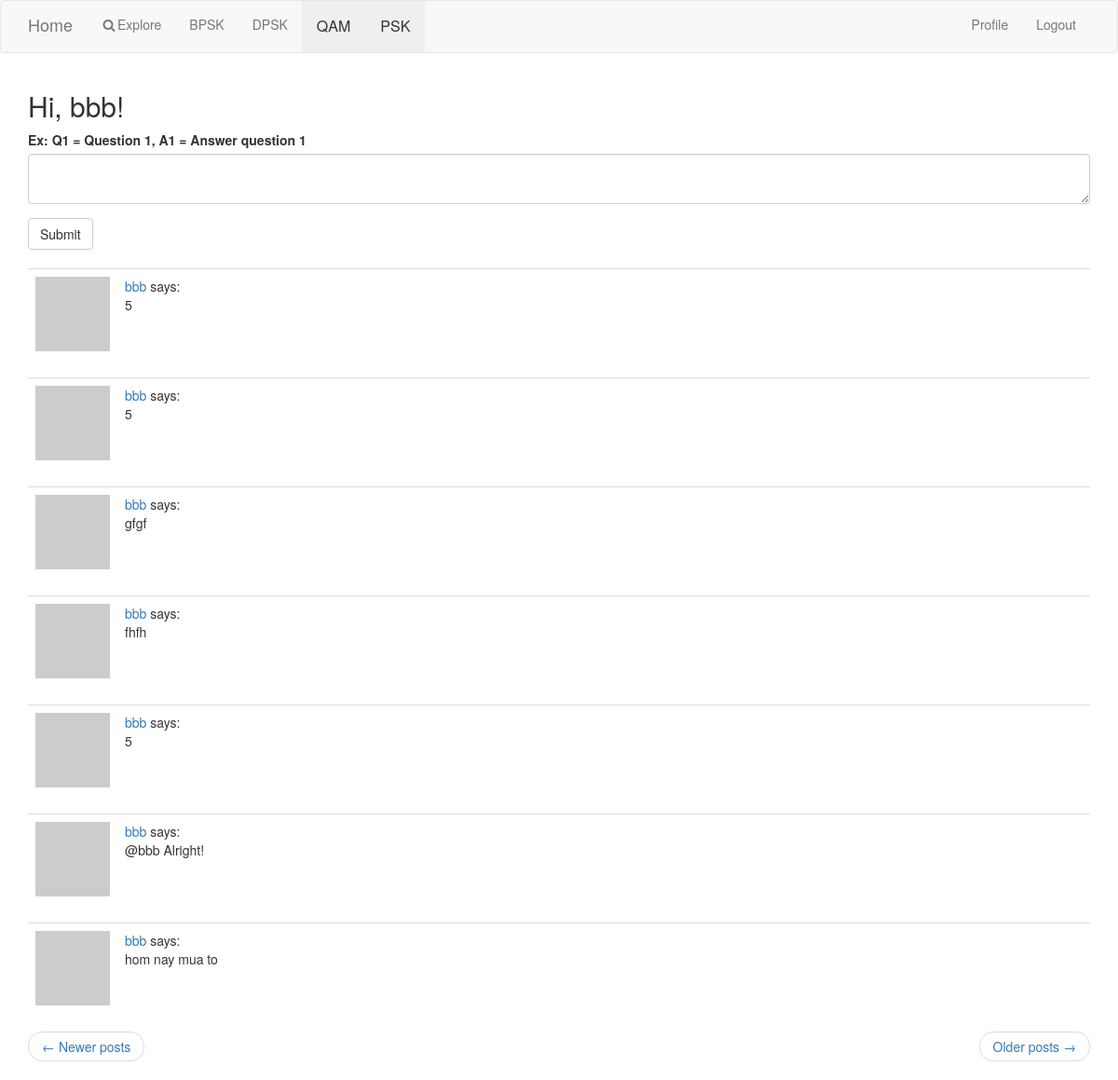
The app's page /explore?page=3 (signed in) with its own data.
### app/models.py (models this page shows, shortened)
class User(UserMixin, db.Model):
    id = db.Column(db.Integer, primary_key=True)
    username = db.Column(db.String(64), index=True, unique=True)
    email = db.Column(db.String(120), index=True, unique=True)
    password_hash = db.Column(db.String(128))
    posts = db.relationship('Post', backref='author', lazy='dynamic')
    says = db.relationship('Say', backref='author', lazy='dynamic')
    about_me = db.Column(db.String(140))
    last_seen = db.Column(db.DateTime, default=datetime.utcnow)
    followed = db.relationship(
        'User', secondary=followers,
        primaryjoin=(followers.c.follower_id == id),
        secondaryjoin=(followers.c.followed_id == id),
        backref=db.backref('followers', lazy='dynamic'), lazy='dynamic')
    def avatar(self, size):
        digest = md5(self.email.lower().encode('utf-8')).hexdigest()
        return 'https://www.gravatar.com/avatar/{}?d=identicon&s={}'.format(
            digest, size)

class Say(db.Model):
    id = db.Column(db.Integer, primary_key=True)
    body = db.Column(db.String(140))
    timestamp = db.Column(db.DateTime, index=True, default=datetime.utcnow)
    user_id = db.Column(db.Integer, db.ForeignKey('user.id'))

### app/routes.py (the view)
@app.route('/explore', methods=['GET', 'POST'])
@login_required
def explore():
    form = SayForm()
    if form.validate_on_submit():
        say = Say(body=form.say.data, author=current_user)
        db.session.add(say)
        db.session.commit()
        flash('Your post is now live!')
        return redirect(url_for('explore'))
    page = request.args.get('page', 1, type=int)
    says = Say.query.order_by(Say.timestamp.desc()).paginate(
        page, app.config['SAYS_PER_PAGE'], False)
    next_url = url_for('explore', page=says.next_num) \
        if says.has_next else None
    prev_url = url_for('explore', page=says.prev_num) \
        if says.has_prev else None
    return render_template('explore.html', title='Explore', form=form,
                           says=says.items, next_url=next_url,
                           prev_url=prev_url)

### app/forms.py
class SayForm(FlaskForm):
    say = TextAreaField('Ex: Q1 = Question 1, A1 = Answer question 1', validators=[
        DataRequired(), Length(min=1, max=500)])
    submit = SubmitField('Submit')

### app/models.py (called while the page is built)
@login.user_loader
def load_user(id):
    return User.query.get(int(id))

### app/routes.py (called while the page is built)
@app.before_request
def before_request():
    if current_user.is_authenticated:
        current_user.last_seen = datetime.utcnow()
        db.session.commit()
    g.locale = str(get_locale())

### app/templates/explore.html
{% extends "base.html" %}
{% import 'bootstrap/wtf.html' as wtf %}
{% block app_content %}
    <h2>Hi, {{ current_user.username }}!</h2>
    {% if form %}
    {{ wtf.quick_form(form) }}
    <br>
    {% endif %}
    {% for say in says %}
        {% include '_say.html' %}
    {% endfor %}
    <nav aria-label="...">
        <ul class="pager">
            <li class="previous{% if not prev_url %} disabled{% endif %}">
                <a href="{{ prev_url or '#' }}">
                    <span aria-hidden="true">&larr;</span> Newer posts
                </a>
            </li>
            <li class="next{% if not next_url %} disabled{% endif %}">
                <a href="{{ next_url or '#' }}">
                    Older posts <span aria-hidden="true">&rarr;</span>
                </a>
            </li>
        </ul>
    </nav>
{% endblock %}

### app/templates/_say.html
    <table class="table table-hover">
        <tr>
            <td width="70px">
                <a href="{{ url_for('user', username=say.author.username) }}">
                    <img src="{{ say.author.avatar(70) }}" />
                </a>
            </td>
            <td>
                <a href="{{ url_for('user', username=say.author.username) }}">
                    {{ say.author.username }}
                </a>
                says:
                <br>
                {{ say.body }}
            </td>
        </tr>
    </table>

### records on screen
User: username "bbb"
Say: author.username "bbb", body "5"
Say: author.username "bbb", body "5"
Say: author.username "bbb", body "gfgf"
Say: author.username "bbb", body "fhfh"
Say: author.username "bbb", body "5"
Say: author.username "bbb", body "@bbb Alright!"
Say: author.username "bbb", body "hom nay mua to"
